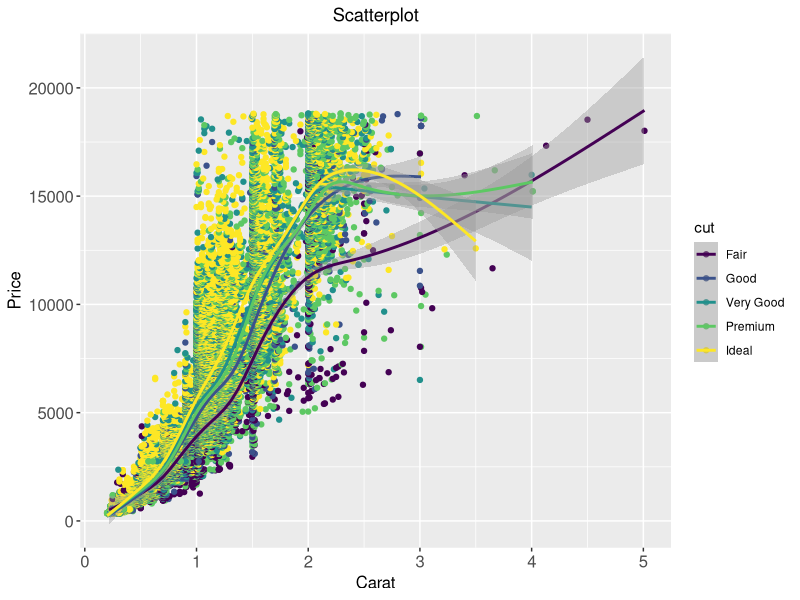
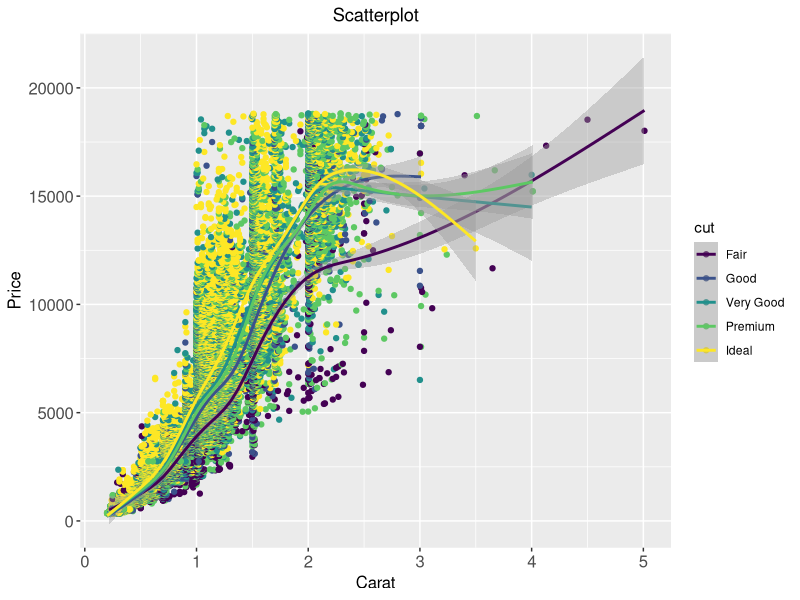

Recreate these plots in R, in order.
## ---- chunk 1
knitr::opts_chunk$set(echo = TRUE, comment=NA)
## ---- chunk 2
library(ggplot2)
## ---- chunk 3
ggplot(diamonds,
       aes(x=carat, y=price, color=cut)) +
       geom_point() + geom_smooth() +
       labs(title="Scatterplot", x="Carat", y="Price") +
       theme(axis.text=element_text(size=12),
             axis.title=element_text(size=12),
             # center the title
             plot.title=element_text(hjust = 0.5)) +
       NULL
## ---- chunk 4
ggplot(diamonds) +
  geom_point(aes(x=carat, y=price, color=cut)) +
  geom_smooth(aes(x=carat, y=price, color=cut)) +
  labs(title="Scatterplot", x="Carat", y="Price") +
  theme(axis.text=element_text(size=12),
        axis.title=element_text(size=12),
        # center the title
        plot.title=element_text(hjust = 0.5)) +
  NULL

